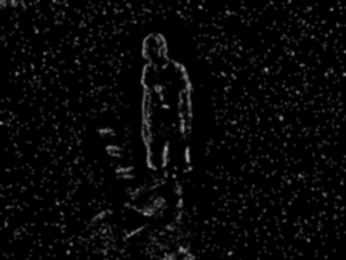
#> input picture example/movenet/data/dhp19-samples/S10_1_4_130.jpg, 346 x 260 px
$ python -i events_representation.py   (imports and definitions only)
#> lines starting #> are read from the running program, lines starting #| are printed output that depends on the picture
#> further down, picture is the input picture: shape (260, 346, 3); min 0, max 157, mean 7.5
import cv2
from cv2 import cvtColor
from cv2 import COLOR_GRAY2BGR
import numpy as np
from time import time


def add_salt_and_pepper(image, low_th, high_th):
    saltpepper_noise = np.zeros_like(image)
    cv2.randu(saltpepper_noise, 0, 255)

    image[saltpepper_noise < low_th] = 0
    image[saltpepper_noise > high_th] = 255


class Rectangle:
    # [14 lines left out: functions __init__, intersect, not called in this run]

    __and__ = intersect

    # [9 lines left out: function equal, not called in this run]

    __eq__ = equal


class EROS:

    # [9 lines left out: function __init__, not called in this run]

    def get_frame(self):
        return self._image

    # [19 lines left out: function update, not called in this run]
    def reset_frame(self):
        pass

class TOS:

    # [6 lines left out: function __init__, not called in this run]

    def get_frame(self):
        return self._image

    # [23 lines left out: function update, not called in this run]


class EROSSynthetic:

    def get_frame(self, image):
        image = cv2.cvtColor(image, cv2.COLOR_BGR2GRAY)
        image = cv2.GaussianBlur(image, self.gaussian_blur_k, self.gaussian_blur_sigma)
        image = cv2.Canny(image, threshold1=self.canny_low_th, threshold2=self.canny_high_th,
                          apertureSize=self.canny_aperture, L2gradient=self.canny_l2_grad)
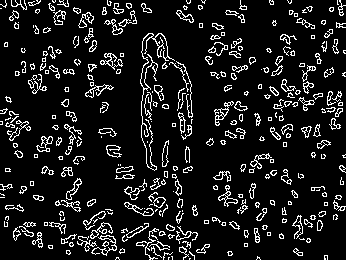
#> image: shape (260, 346); 10.8% white in thin lines or dots

        # add pepper only: this adds noise to the canny edges, making them
        # look like closer to the real eros
        add_salt_and_pepper(image, 90, 255)
#> in add_salt_and_pepper, `cv2.randu(saltpepper_noise, 0, 255)`:
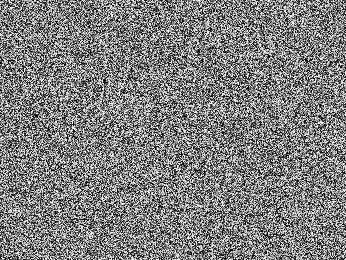
#> saltpepper_noise: shape (260, 346); min 0, max 254, mean 127
#> in add_salt_and_pepper, `image[saltpepper_noise < low_th] = 0`:
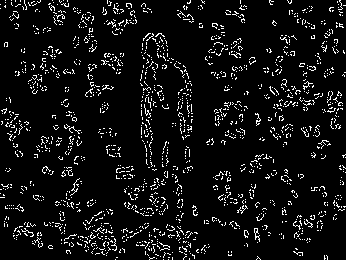
#> image: shape (260, 346); 6.9% white in thin lines or dots

        add_salt_and_pepper(image, self.salt_pepper_low_th, self.salt_pepper_high_th)
#> call 2 of add_salt_and_pepper, with low_th = 30, high_th = 225
#> in add_salt_and_pepper (call 2), `cv2.randu(saltpepper_noise, 0, 255)`:
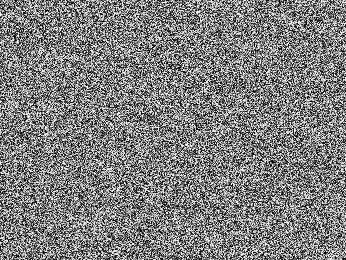
#> saltpepper_noise: shape (260, 346); min 0, max 254, mean 126.8
#> in add_salt_and_pepper (call 2), `image[saltpepper_noise > high_th] = 255`:
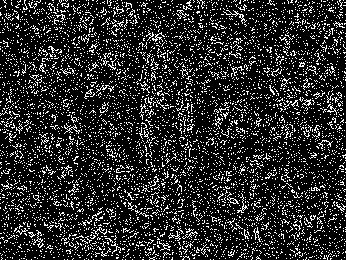
#> image: shape (260, 346); 16.6% white in thin lines or dots
        image = cv2.GaussianBlur(image, self.gaussian_blur_k, self.gaussian_blur_sigma)
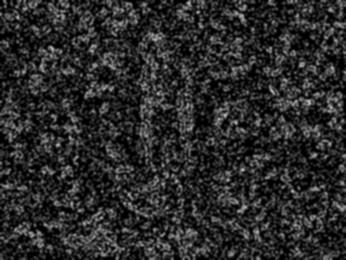
#> image: shape (260, 346); min 0, max 186, mean 42.4

        return image

    def __init__(self, gaussian_blur_k_size=5, gaussian_blur_sigma=0, canny_low_th=0, canny_high_th=1000,
                 canny_aperture=5, canny_l2_grad=False, salt_pepper_low_th=30, salt_pepper_high_th=225):
        # gaussian blur params
        self.gaussian_blur_k = (gaussian_blur_k_size, gaussian_blur_k_size)
        self.gaussian_blur_sigma = gaussian_blur_sigma

        # canny edge detection params
        self.canny_low_th = canny_low_th
        self.canny_high_th = canny_high_th
        self.canny_aperture = canny_aperture
        self.canny_l2_grad = canny_l2_grad

        # salt and pepper params
        self.salt_pepper_low_th = salt_pepper_low_th
        self.salt_pepper_high_th = salt_pepper_high_th


class PIM:

    # [9 lines left out: function __init__, not called in this run]

    def get_frame(self):
        return self._image

    # [16 lines left out: functions get_normed_rgb, update, not called in this run]

    def perform_decay(self, timestamp):
        self._image *= np.exp(self.tau * (self.ts - timestamp))
        self.ts = timestamp


class eventFrame:

    # [8 lines left out: function __init__, not called in this run]

    def get_frame(self):
        return self.get_normed()
    def reset_frame(self):
        self._image = np.zeros((self.frame_height, self.frame_width), dtype=float)

    # [20 lines left out: function get_normed, not called in this run]

    def update(self, vx, vy):
        self._image[vy, vx] += 1.0

>>> import cv2
>>> picture = cv2.imread('../../example/movenet/data/dhp19-samples/S10_1_4_130.jpg')
>>> result = EROSSynthetic().get_frame(picture)

$ run again, on example/movenet/data/dhp19-samples/S10_1_4_142.jpg
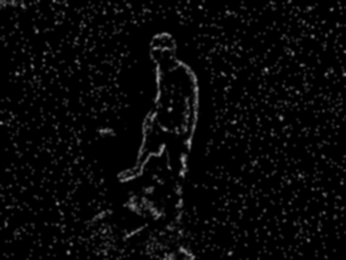
#> input picture example/movenet/data/dhp19-samples/S10_1_4_142.jpg, 346 x 260 px
#> picture is the input picture: shape (260, 346, 3); min 0, max 163, mean 7.7
#> in get_frame, `image = cv2.Canny(image, threshold1=self.canny_low_th, threshold2=self..`:
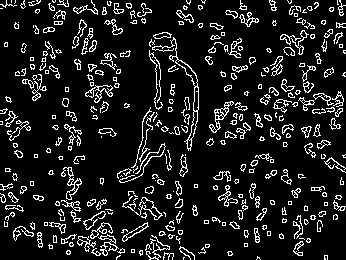
#> image: shape (260, 346); 11.5% white in thin lines or dots
#> in get_frame, `image = cv2.GaussianBlur(image, self.gaussian_blur_k, self.gaussian_bl..`:
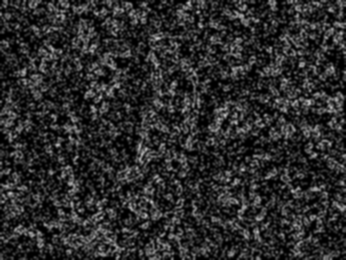
#> image: shape (260, 346); min 0, max 195, mean 43.6

$ run again, on example/movenet/data/dhp19-samples/S10_1_4_183.jpg
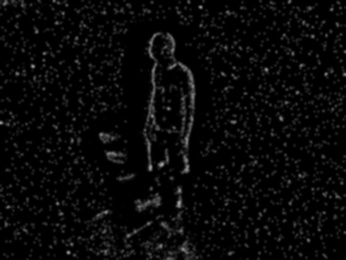
#> input picture example/movenet/data/dhp19-samples/S10_1_4_183.jpg, 346 x 260 px
#> picture is the input picture: shape (260, 346, 3); min 0, max 161, mean 8.7
#> in get_frame, `image = cv2.Canny(image, threshold1=self.canny_low_th, threshold2=self..`:
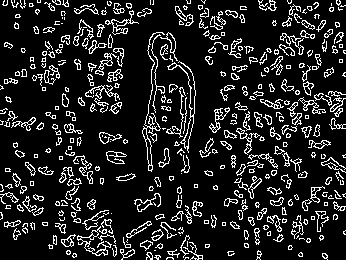
#> image: shape (260, 346); 13.7% white in thin lines or dots
#> in get_frame, `image = cv2.GaussianBlur(image, self.gaussian_blur_k, self.gaussian_bl..`:
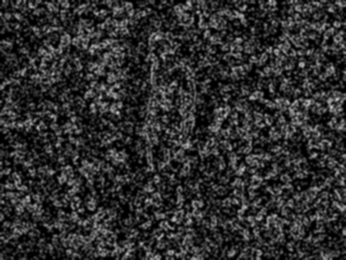
#> image: shape (260, 346); min 0, max 195, mean 46.3
